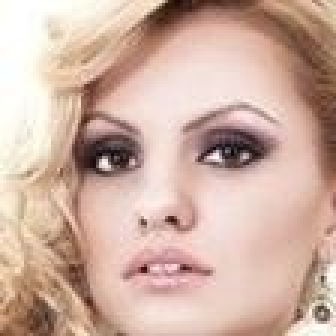
#> input picture facemask_remove/sample/14.jpg, 112 x 112 px, found by its file name (shown 3 times larger)
$ python img.py
#> lines starting #> are read from the running program, lines starting #| are printed output that depends on the picture
# bitwise_and 연산으로 마스킹하기 (bitwise_masking.py)

import numpy as np
import cv2
import matplotlib.pylab as plt

#--① 이미지 읽기
img = cv2.imread('./14.jpg')
#> img is the input picture: shape (112, 112, 3); mean B, G, R 162.7, 176.5, 206.9

#--② 마스크 만들기
mask = cv2.rectangle(img, (0,65), (112,112), 0, -1)
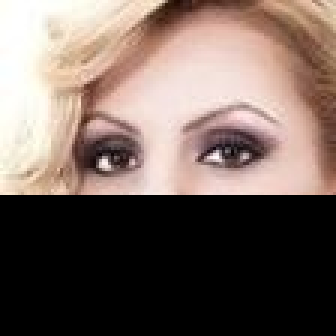
#> mask: shape (112, 112, 3) (shown 3 times larger); mean B, G, R 93.9, 101.3, 117.6


#--④ 결과 출력
cv2.imshow('mask', mask)
cv2.waitKey()
cv2.destroyAllWindows()

$ run again, with facemask_remove/sample/1.jpg copied over facemask_remove/sample/14.jpg
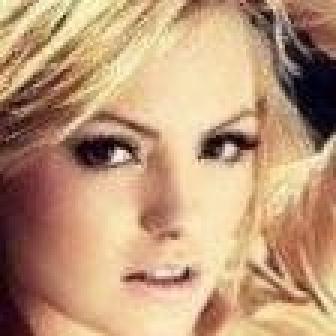
#> input picture facemask_remove/sample/1.jpg, 112 x 112 px, found by its file name (shown 3 times larger)
#> img is the input picture: shape (112, 112, 3); mean B, G, R 120.6, 152.7, 189
#> `mask = cv2.rectangle(img, (0,65), (112,112), 0, -1)`:
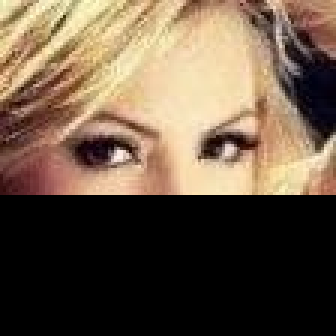
#> mask: shape (112, 112, 3) (shown 3 times larger); mean B, G, R 69.2, 87.4, 105.6

$ run again, with facemask_remove/sample/111.jpg copied over facemask_remove/sample/14.jpg
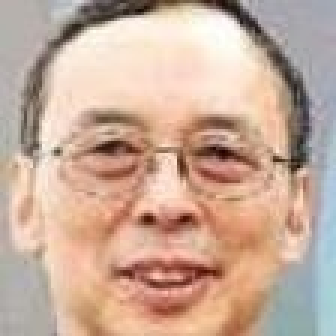
#> input picture facemask_remove/sample/111.jpg, 112 x 112 px, found by its file name (shown 3 times larger)
#> img is the input picture: shape (112, 112, 3); mean B, G, R 154.1, 171.3, 200
#> `mask = cv2.rectangle(img, (0,65), (112,112), 0, -1)`:
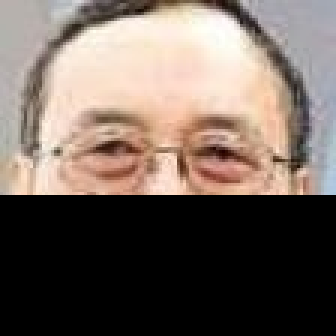
#> mask: shape (112, 112, 3) (shown 3 times larger); mean B, G, R 92.9, 101, 114.2

$ run again, with facemask_remove/sample/122.jpg copied over facemask_remove/sample/14.jpg
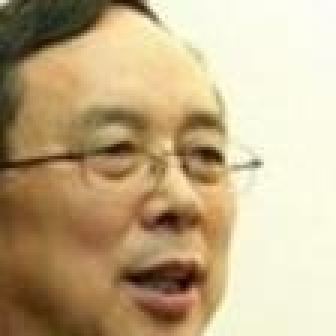
#> input picture facemask_remove/sample/122.jpg, 112 x 112 px, found by its file name (shown 3 times larger)
#> img is the input picture: shape (112, 112, 3); mean B, G, R 136.6, 173, 193.7
#> `mask = cv2.rectangle(img, (0,65), (112,112), 0, -1)`:
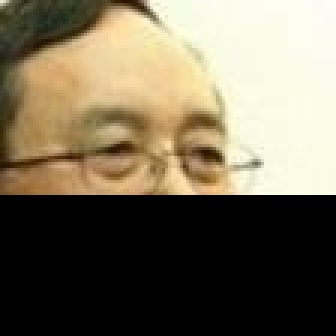
#> mask: shape (112, 112, 3) (shown 3 times larger); mean B, G, R 86.6, 107.5, 116.9
